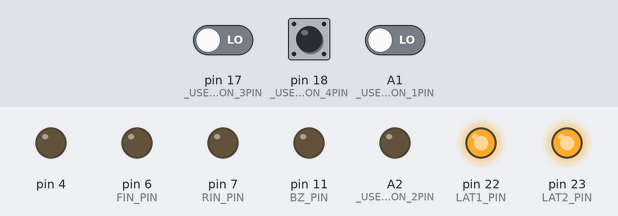
A sketch run on a simulated Arduino Leonardo, built with avr-gcc and run on an emulated ATmega32U4. Shown: output pins drawn as LEDs (lit = HIGH). The test bench sets the inputs (shaded band); at power-on: pin 17 (_USER_CON_3PIN) LOW, pin 18 (_USER_CON_4PIN) HIGH, A1 (_USER_CON_1PIN) LOW.

Above: at 0.1 s.
Timing chart, 0 to 1.6 s (numbered marks = the images above):
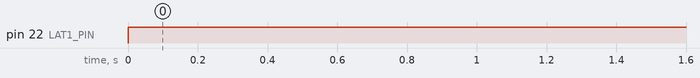

The sketch:

kadai4.ino
```cpp
// 17:42
// sw2 => ph

#define USE_TIMER3_ISR
#include "mono_con.h"

int tsw, sw, ph;
int pretsw, presw, preph;
bool swps = false, phps = false;
int ondo = 20;
int tgl = 0;

word in, tc;

void onedisp(int n, bool f = false) {
	static int pren = -1;
	if (f) {
		pren = -1;
		disp(0x00, 0x71);
	} else if (pren != n) {
		pren = n;
		if (n >= 100) disp(num[0] | 0x80, 0x38);
		else disp(num[n / 10], num[n % 10]);
	}
}

ISR(TIMER3_COMPA_vect) {
	if (in++ > 5) {
		in = 0;

		tsw = digitalRead(_USER_CON_5PIN);
		sw = digitalRead(_USER_CON_4PIN);
		ph = digitalRead(_USER_CON_3PIN);

		if (sw == LOW && presw == HIGH) swps = true;
		if (ph == HIGH && preph == LOW) phps = true;

		presw = sw;
		preph = ph;
	}

	if (tsw == HIGH) tc++;
}

void setup() {
	config_init();
	serial_init();

	tsw = digitalRead(_USER_CON_5PIN);
	sw = presw = digitalRead(_USER_CON_4PIN);
	ph = preph = digitalRead(_USER_CON_3PIN);
}

void loop() {
	if (tsw == LOW) {
		if (tsw != pretsw) {
			pretsw = tsw;
		}

		if (swps) {
			swps = false;
			if (ondo > 16) ondo--;
		}

		if (phps) {
			phps = false;
			if (ondo < 40) ondo++;
		}

		onedisp(ondo);
	} else {
		if (tsw != pretsw) {
			pretsw = tsw;
			tgl = 0;
			tc = 500;
		}

		if (tc >= 500) {
			tc = 0;
			onedisp(ondo * 9 / 5 + 32, (tgl == 0));
			if (++tgl > 1) tgl = 0;
		}
	}
}
```

mono_con.h
```cpp
//===================================================================================================================
//
//  高校生ものづくりコンテスト2026岡山県大会用 ArduinoShield
//
//    出力回路: 百エディケーション製
//    https://hyakuedu.wordpress.com/
//
//    CPU Board: Arduino MEGA 2560 R3
//                                     2026/01/08 OKAKO
//
//===================================================================================================================
#ifndef _MONO_CON_2026_H
#define _MONO_CON_2026_H

//--- Arduino  ATmega2560 Input
#define _USER_CON_1PIN A1
#define _USER_CON_2PIN A2
#define _USER_CON_3PIN 17
#define _USER_CON_4PIN 18
#define _USER_CON_5PIN 19
#define _USER_CON_6PIN 40
#define _USER_CON_7PIN 42
#define _USER_CON_8PIN 20 //GND

//--- OKAKO_Shield_CN2
#define BOARD_SW_PIN 26
#define BZ_PIN 11
#define FIN_PIN 6
#define RIN_PIN 7
#define LAT2_PIN 23
#define LAT1_PIN 22
#define SCK_PIN 24
#define SDI_PIN 25

//--- セグメントLED 0-9,blank
const int num[11] = { 0x3f, 0x06, 0x5b, 0x4f, 0x66,  //0, 1, 2, 3, 4
                      0x6d, 0x7d, 0x27, 0x7f, 0x6f,  //5, 6, 7, 8, 9
                      0x00 };                        //blank

//--- レジスタ初期設定
void config_init(void) {
  pinMode(_USER_CON_1PIN, INPUT);
  pinMode(_USER_CON_2PIN, INPUT);
  pinMode(_USER_CON_3PIN, INPUT);
  pinMode(_USER_CON_4PIN, INPUT);
  pinMode(_USER_CON_5PIN, INPUT);
  pinMode(_USER_CON_6PIN, INPUT);
  pinMode(_USER_CON_7PIN, INPUT);

  pinMode(_USER_CON_8PIN, OUTPUT);
  digitalWrite(_USER_CON_8PIN, LOW); //IN_D4をGND設定

  pinMode(BOARD_SW_PIN, INPUT);
  pinMode(BZ_PIN, OUTPUT);
  pinMode(RIN_PIN, OUTPUT);
  pinMode(FIN_PIN, OUTPUT);
  pinMode(LAT1_PIN, OUTPUT);
  pinMode(LAT2_PIN, OUTPUT);
  pinMode(SCK_PIN, OUTPUT);
  pinMode(SDI_PIN, OUTPUT);

  ////////// DCモータ制御用PWM信号生成用のタイマ(Timer4)の周波数を31.37KHzに変更 //////////
  TCCR4B = (TCCR4B & 0b11111000) | 0x01;

#ifdef USE_TIMER3_ISR
  ////////// 1ms割り込み用のタイマ(Timer3)の初期化 //////////
  TCCR3A = 0;
  TCCR3B = 0x0b;
  // OCR3A = 124;
  OCR3A = 249;
  TIMSK3 = 2;
#endif
}

//--- 構造体宣言bitset
struct bitset {
  int SDI : 1;   // bit0 シリアルデータ
  int SCK : 1;   // bit1 シリアルクロック
  int LAT1 : 1;  // bit2 7seg LED 系ラッチ
  int LAT2 : 1;  // bit3 フルカラーLED,step モータ系ラッチ
  int DCM : 2;   // bit4,5 DC モータの動作モード
  int BZ : 1;    // bit6 圧電スピーカ
  int TSW : 1;   // bit7 タクトスイッチ入力
};
struct bitset RC;  // 構造体変数

//--- 共用体宣言lm (LED & step Motor)
union {
  struct {               //--- 構造体宣言，bit というグループ名
    int SM : 4;   // bit0 ～ bit3 ステッピングモータ励磁信号
    int R : 1;    // bit4 フルカラーLED，赤色
    int B : 1;    // bit5 フルカラーLED，青色
    int G : 1;    // bit6 フルカラーLED，緑色
    int res : 1;  // bit7 未使用
  } bit;          // bit アクセス名
  struct {
    int SM : 4;
    int GBR : 3;  // フルカラーLED, カラーコードを3bitで指定
    int res : 1;
  } color;  // GBRを3ビットアクセス名
  int b8;   // byte アクセス名
} lm;       // 共用体変数名

//--- U1,U2,U3初期化
void serial_init(void) {
  // U1, U2
  digitalWrite(LAT1_PIN, LOW);
  shiftOut(SDI_PIN, SCK_PIN, MSBFIRST, 0x00);
  shiftOut(SDI_PIN, SCK_PIN, MSBFIRST, 0x00);
  digitalWrite(LAT1_PIN, HIGH);

  // U3
  digitalWrite(LAT2_PIN, LOW);
  shiftOut(SDI_PIN, SCK_PIN, MSBFIRST, 0x00);
  digitalWrite(LAT2_PIN, HIGH);
}

//--- 2桁7セグメントLEDの表示関数
void disp(char leftPat, char rightPat) {
  digitalWrite(LAT1_PIN, LOW);
  shiftOut(SDI_PIN, SCK_PIN, MSBFIRST, leftPat);
  shiftOut(SDI_PIN, SCK_PIN, MSBFIRST, rightPat);
  digitalWrite(LAT1_PIN, HIGH);
}

//--- ステッピングモータの初期設定関数
int stepm_init(int n) {
  int spm[5] = { 0x9,     // A
                 0xc,     // B
                 0x6,     // nA
                 0x3,     // nB
                 0x00 };  // Stop

  return spm[n];
}

//--- フルカラーLEDとステッピングモータの動作制御関数
void led_stepmotor(char n) {
  digitalWrite(LAT2_PIN, LOW);
  shiftOut(SDI_PIN, SCK_PIN, MSBFIRST, n);
  digitalWrite(LAT2_PIN, HIGH);
}

#endif
```

Measured:
- by itself, pin 22 (LAT1_PIN): LOW → HIGH at 0.00 s
